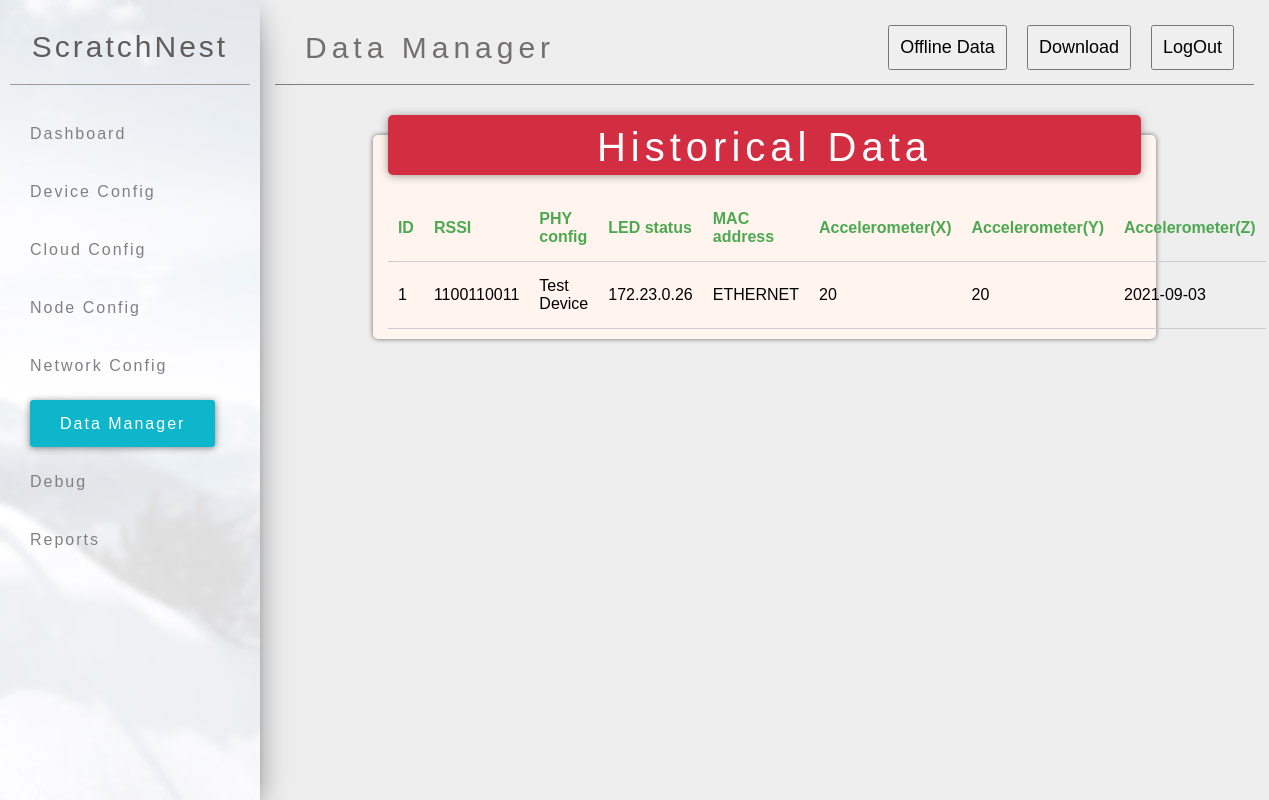
The page /dataManager (signed in) on the database its author committed.
### tables this page shows
CREATE TABLE HistoricalData(Id int , MacAdd varchar(20) , rssi varchar(20) , PhyConfig varchar(20) , Config varchar(20) , Accerlometer_X varchar(20) , Accerlometer_Y varchar(20) , Accerlometer_Z varchar(20) , date varchar(20) );

### gatewayDeviceManager/gdm/gdmApp/gdm.py (the view)
@app.route('/dataManager')
def dataManager():
    if 'logedIn' in session:
        data=db.getdata('HistoricalData')
        return render_template('dataManager.html',data=data,type='Historical Data')
    return redirect(url_for('login'))

### gatewayDeviceManager/gdm/gdmApp/database.py (called while the page is built)
    def getdata(self,tableselect):
        try:
            data=self.conn.execute('select * from ' + tableselect)
            data=data.fetchall()
            return data
        except:
            time.sleep(2)
            return self.getdata(tableselect)

### gatewayDeviceManager/gdm/gdmApp/templates/dataManager.html (shortened to what this page needs)
{%extends 'base.html'%}
{%block pageHeading%}Data Manager{%endblock%}
{%block headerBtns%}
    <button type="button" id="excelBtn">Download</button>
    {%if type!='Offline Data'%}
    <a href="{{url_for('offlineData')}}"><button type="button" >Offline Data</button></a>
    {%else%}
    <a href="{{url_for('dataManager')}}"><button type="button" >Historical Data</button></a>
    {%endif%}
{%endblock%}
{%block navBtns%}
<li ><a href="{{url_for('home')}}"><img class="icon" ><P>Dashboard</P></a></li>
<li ><a href="{{url_for('deviceConfig')}}"><img  class="icon" ><P>Device Config</P></a></li>
<li ><a href="{{url_for('cloudConfig')}}"><img class="icon"  ><P>Cloud Config</P></a></li>
<li ><a href="{{url_for('nodeConfig')}}"><img class="icon"  ><P>Node Config</P></a></li>
<li ><a href="{{url_for('networkConfig')}}"><img class="icon"  ><P>Network Config</P></a></li>
<li class="active"><a href="#"><img class="icon"  ><P>Data Manager</P></a></li>
<li ><a href="{{url_for('debug')}}"><img class="icon"  ><P>Debug</P></a></li>
<li ><a href="{{url_for('reports')}}"><img class="icon"  ><P>Reports</P></a></li>
{%endblock%}
{% block content %}
<div class="card" style="width:80%;">
    <div class="card-head", style="background-color:#d32d41;">
        {{type}}
    </div>
    <div class="card-content">
        <table style="width: 100%;" id="table2excel">
            <thead style="color: #4da851;">
                <tr>
                    <th>ID</th>
                    <th>RSSI</th>
                    <th>PHY config</th>
                    <th>LED status</th>
                    <th>MAC address</th>
                    <th>Accelerometer(X)</th>
                    <th>Accelerometer(Y)</th>
                    <th>Accelerometer(Z)</th>
                </tr>
            </thead>
            <tbody>
                {% for row in data%}
                <tr>
                    <td>{{row[0]}}</td>
                    <td>{{row[1]}}</td>
                    <td>{{row[2]}}</td>
                    <td>{{row[3]}}</td>
                    <td>{{row[4]}}</td>
                    <td>{{row[5]}}</td>
                    <td>{{row[6]}}</td>
                    <td>{{row[8]}}</td>
                </tr>
                {%endfor%}
            </tbody>
        </table>
    </div>
</div>
{% endblock%}

### gatewayDeviceManager/gdm/gdmApp/static/css/base.css (style rules this page uses)
* { margin: 0; padding: 0; box-sizing: border-box; font-family: sans-serif; }
body { overflow-x:hidden; }
.button-container li { list-style: none; margin-top: 40px; margin-left: 20px; letter-spacing: 2px; font-weight: 100; }
.button-container a { color: gray; text-decoration: none; }
.active a { color: white; background-color: #0EB6CB; padding: 15px 30px; border-radius: 3px; box-shadow: 0px 1px 7px rgba(41, 41, 41, 0.568); text-align: center; }
.button-container p { display: inline; }
.main-header button { float: right; margin: 10px 20px 0 0; padding: 10px; font-size: 18px; }
.card { background-color: seashell; margin-top: 50px; box-shadow: 0px 0px 5px rgba(0, 0, 0, 0.56); border-radius: 5px; padding: 0px 15px 10px 15px; }
.card-head { color: white; height: 60px; background-color: #FD9A13; border-radius: 5px; position: relative; bottom: 20px; box-shadow: 0px 1px 8px rgba(82, 80, 80, 0.56); font-size: 40px; font-weight: 100; text-align: center; letter-spacing: 5px; padding: 10px; }
.card-content thead { color: orange; }
.card-content table { text-align: left; }
.card-content table,th, td { border-bottom: 1px solid rgb(204, 204, 204); border-collapse: collapse; padding: 15px 10px; }

### rows shown on the page
HistoricalData: Id "1", MacAdd "1100110011", rssi "Test Device", PhyConfig "172.23.0.26", Config "ETHERNET", Accerlometer_X "20", Accerlometer_Y "20", date "2021-09-03"

### other values the page prints
{{ type }} "Historical Data"
